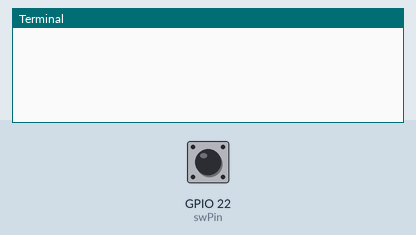
Recording of a program running on a simulated Raspberry Pi (BCM pin numbers). Shown: the last lines printed to the terminal. The inputs (shaded band) are chosen by the test bench; at power-on: GPIO 22 (swPin) LOW. The clock reads 2024-03-15 10:24:30 at power-on unless the program sets it; the camera gives no picture and a still takes 0.5 s.

Above: at 1.2 s.
1.3 s: GPIO 22 (swPin) pulled HIGH for 0.25 s
At 2.4 s:
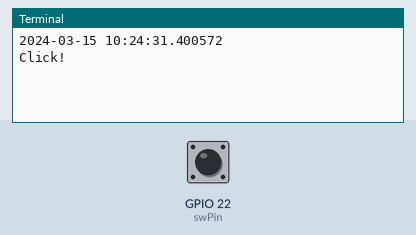
3.4 s: GPIO 22 (swPin) pulled HIGH for 1 s
At 3.9 s:
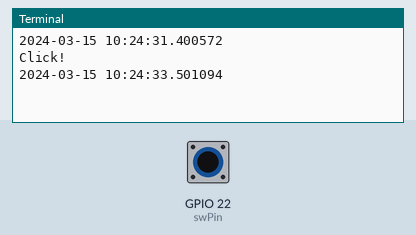
5.9 s: GPIO 22 (swPin) pulled HIGH for 0.25 s
At 7.1 s:
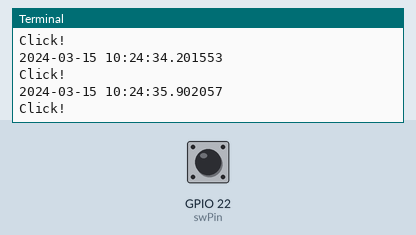
Timing chart, 0 to 8.9 s (numbered marks = the images above; inputs shaded):
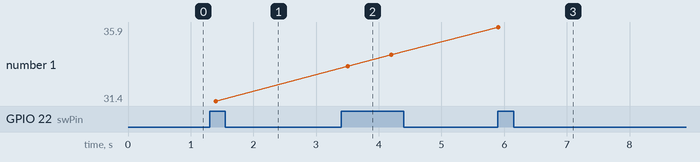

Measured:
- after the input at 1.3 s, the terminal: prints a new line after 0.10 s (image 1)
- after the input at 3.4 s, the terminal: prints a new line after 0.10 s (image 2)
- after the input at 5.9 s, the terminal: prints a new line at once (image 3)
- plotted number 1: 31.4 → 34.2 after the input at 3.4 s, 34.2 → 35.9 after the input at 5.9 s

The program:

cam02.py
```python
from picamera2 import Picamera2
import RPi.GPIO as GPIO
import time
import datetime

swPin =  22

picam2 = Picamera2()
camera_config = picam2.create_preview_configuration()
picam2.configure(camera_config)
picam2.start()

GPIO.setmode(GPIO.BCM)
GPIO.setup(swPin, GPIO.IN)

try:
	while True:
		if GPIO.input(swPin) == True:
			now = datetime.datetime.now()
			print(now)
			fileName = now.strftime("%Y-%m-%d %H:%M:%S")
			picam2.capture_file(fileName + ".jpg")
			print("Click!")
		time.sleep(0.2)

except KeyboardInterrupt:
	GPIO.cleanup()
```
